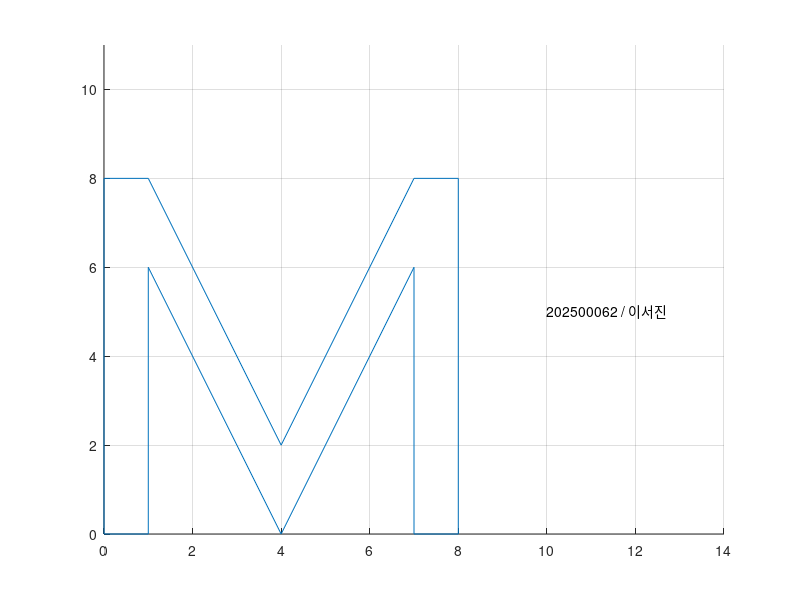

Here is the MATLAB script that generated this plot:
x=[0 1 1 4 7 7 8 8 7 4 1 0 0;
   0 0 6 0 6 0 0 8 8 2 8 8 0;
   1 1 1 1 1 1 1 1 1 1 1 1 1];
% 테두리 전부 감싸려면 마지막에 첫번째 좌표를 다시 넣어야 함.

% draw M
line(x(1,:),x(2,:))
axis([0 14 0 11]);
grid on;
text(10, 5, '202500062 / 이서진')
